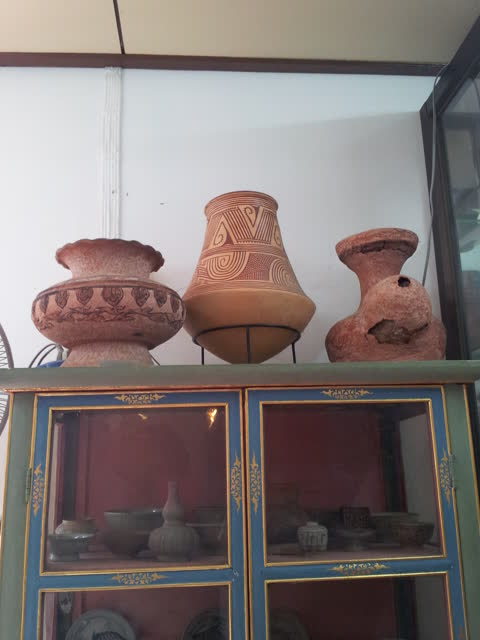
#> input picture src/test.jpg, 480 x 640 px, given as the content of the folder dataset_7, which was not available
$ python nn_find.py   (Python 2 division)
#> lines starting #> are read from the running program, lines starting #| are printed output that depends on the picture; pictures that were not available may be replaced by others from this repository, and a replacement may not be noted
### pub/nn.py
# -*- coding: utf-8 -*-
"""
Created on Tue Dec 02 00:47:40 2014

@author: Wasit
"""

from PIL import Image
import numpy as np
from matplotlib import pyplot as plt
import os
from scipy.spatial import kdtree
import cPickle
from scipy.ndimage import filters
import sys
sys.setrecursionlimit(10000)

rootdir="dataset_7"
wd=40

def G(x,mu,s):
    return 1.0/ np.sqrt(2.0*np.pi)*np.exp(((x-mu)**2)/(-2.0*s**2))
def getHash2(im_file):
    ci=10
    im = np.array(Image.open(im_file).convert('L'))
    f=np.fft.fft2(im)
    rmax,cmax=f.shape
    sg=np.zeros((2*wd,wd-ci))

    sg[0:wd,:]=np.log(np.abs(f[rmax-wd:rmax,ci:wd]))
    sg[wd:2*wd,:]=np.log(np.abs(f[0:wd,ci:wd]))
    filters.gaussian_filter(sg, (4,4), (0,0), sg)
    sg=np.reshape(sg,(1,-1))[0]
    sg.astype(np.float32)
    return sg
    fsg=np.zeros(wd)
    for b in xrange(wd):
        for r in xrange(wd):
            for c in xrange(wd):
                rad=np.sqrt(r**2+c**2)
                fsg[b]=fsg[b]+sg[r,c]*G(rad,float(b),0.2)
        fsg[b]=fsg[b]/(np.pi*float(b+1.0))
        fsg=fsg/np.linalg.norm(fsg)
        fsg.astype(np.float32)
    return fsg
# [27 lines left out: function getHash, not called in this run]
# [6 lines of commented-out code are left out]

def js(b1,b2):
    #jaccard similarity
    return np.sum(np.bitwise_and(b1,b2))/float(np.sum(np.bitwise_or(b1,b2)))
# [31 lines left out: functions find1, find2, find3, findall, not called in this run]
# read image to array

all_files=[]
for root, dirs, files in os.walk(rootdir):
    for f in files:
            if f.endswith('jpg') or f.endswith('JPG'):
                all_files.append(os.path.join(root,f))
# [6 lines of commented-out code are left out]
kdtree.node = kdtree.KDTree.node
kdtree.leafnode = kdtree.KDTree.leafnode
kdtree.innernode = kdtree.KDTree.innernode
####construct tree
j=0;
end=0
while end is not 1:
    sub_bsg=[]
    sub_files=[]
    for i in xrange(2000):
        if len(all_files) is 0:
            end=1;
            break
        f=all_files.pop(0)
        sub_files.append(f)
        print '%02d %s'%(i,f)
        bsg=getHash2(f)
#> in getHash2, `im = np.array(Image.open(im_file).convert('L'))`:
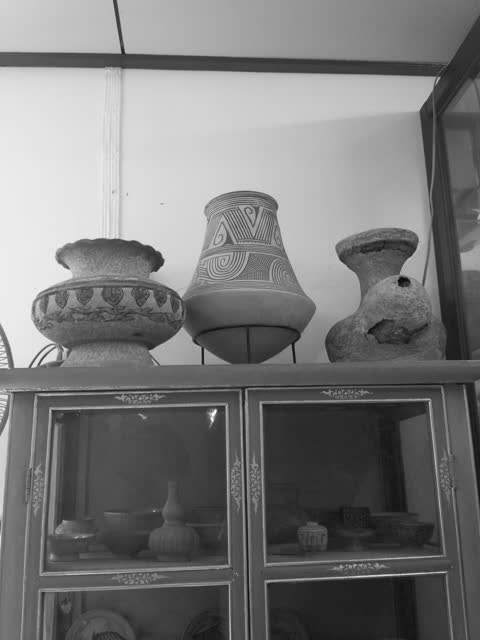
#> im: shape (640, 480); min 8, max 251, mean 119.8
#> in getHash2, `sg[0:wd,:]=np.log(np.abs(f[rmax-wd:rmax,ci:wd]))`:
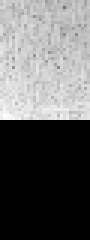
#> sg: shape (80, 30) float64 (shown 3 times larger); min 0, max 12.57, mean 5.04; drawn with min black and max white
#> in getHash2, `sg[wd:2*wd,:]=np.log(np.abs(f[0:wd,ci:wd]))`:
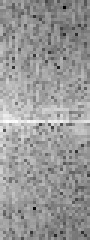
#> sg: shape (80, 30) float64 (shown 3 times larger); min 5.68, max 13.06, mean 10.1; drawn with min black and max white
#> in getHash2, `filters.gaussian_filter(sg, (4,4), (0,0), sg)`:
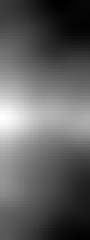
#> sg: shape (80, 30) float64 (shown 3 times larger); min 9.25, max 11.52, mean 10.1; drawn with min black and max white
#> in getHash2, `sg=np.reshape(sg,(1,-1))[0]`: sg = 2400 values, max 11.52 at index 1170, min 9.25 at index 20, mean 10.1
#> bsg has the same summary as sg in getHash2
        sub_bsg.append(bsg)
    tree = kdtree.KDTree(sub_bsg)
    pickleFile = open('%s/tree%02d.dat'%(rootdir,j), 'wb')
    cPickle.dump((sub_files,tree,wd), pickleFile, cPickle.HIGHEST_PROTOCOL)
    pickleFile.close()
    j=j+1
####load tree
#pickleFile = open('tree.pic', 'rb')
#(all_files,tree,wd) = cPickle.load(pickleFile)
#pickleFile.close()
#findall(tree,all_files)

### pub/nn_find.py
# -*- coding: utf-8 -*-
"""
Created on Tue Dec 02 16:06:41 2014

@author: Wasit
"""

from PIL import Image
import numpy as np
from matplotlib import pyplot as plt
from scipy.spatial import kdtree
import cPickle
from nn import getHash2
import os
# [44 lines left out: functions findall, findall2, not called in this run]
# patch module-level attribute to enable pickle to work
kdtree.node = kdtree.KDTree.node
kdtree.leafnode = kdtree.KDTree.leafnode
kdtree.innernode = kdtree.KDTree.innernode

####load tree
all_treesfiles=[]
for root, dirs, files in os.walk('.'):
    for f in files:
            if f.endswith('dat'):
                all_treesfiles.append(os.path.join(root,f))

all_trees=[]
all_files=[]
for tf in all_treesfiles:
    pickleFile = open(tf, 'rb')
    files,tree,wd = cPickle.load(pickleFile)
    pickleFile.close()
    all_trees.append(tree)
    all_files.append(files)
#findall2(all_trees,all_files)
k=10
for files in all_files:
    for f in files:

        temp={'ds':[],'ids':[],'files':[]}
        fsg=getHash2(f)
        for sub in xrange(len(all_trees)):
            ds,ids=all_trees[sub].query(fsg,k)
            for i in xrange(k):
                temp['ds'].append(ds[i])
                temp['ids'].append(ids[i])
                temp['files'].append(all_files[sub][ids[i]])

        id_sort=np.argsort(temp['ds'])
        sort_d=np.array(temp['ds'])[id_sort[0:k]]
        sort_ids=np.array(temp['ids'])[id_sort[0:k]]
        sort_files=[]
        for i in xrange(k):
            sort_files.append(temp['files'][id_sort[i]])
        plt.figure(1)
        for i in xrange(k):
            print "%03d dis: %.3f %s"%(sort_ids[i],sort_d[i],sort_files[i])
            plt.subplot(2,5,i+1)
            plt.title("%03d dis: %.3f"%(sort_ids[i],sort_d[i]),fontsize=10)
            plt.xlabel('%s'%sort_files[i])
            im_icon=np.array(Image.open(sort_files[i]).convert('L'))
            plt.imshow(im_icon)
            plt.axis('off')
        plt.set_cmap('gray')
        plt.show()
        plt.ginput(1)
